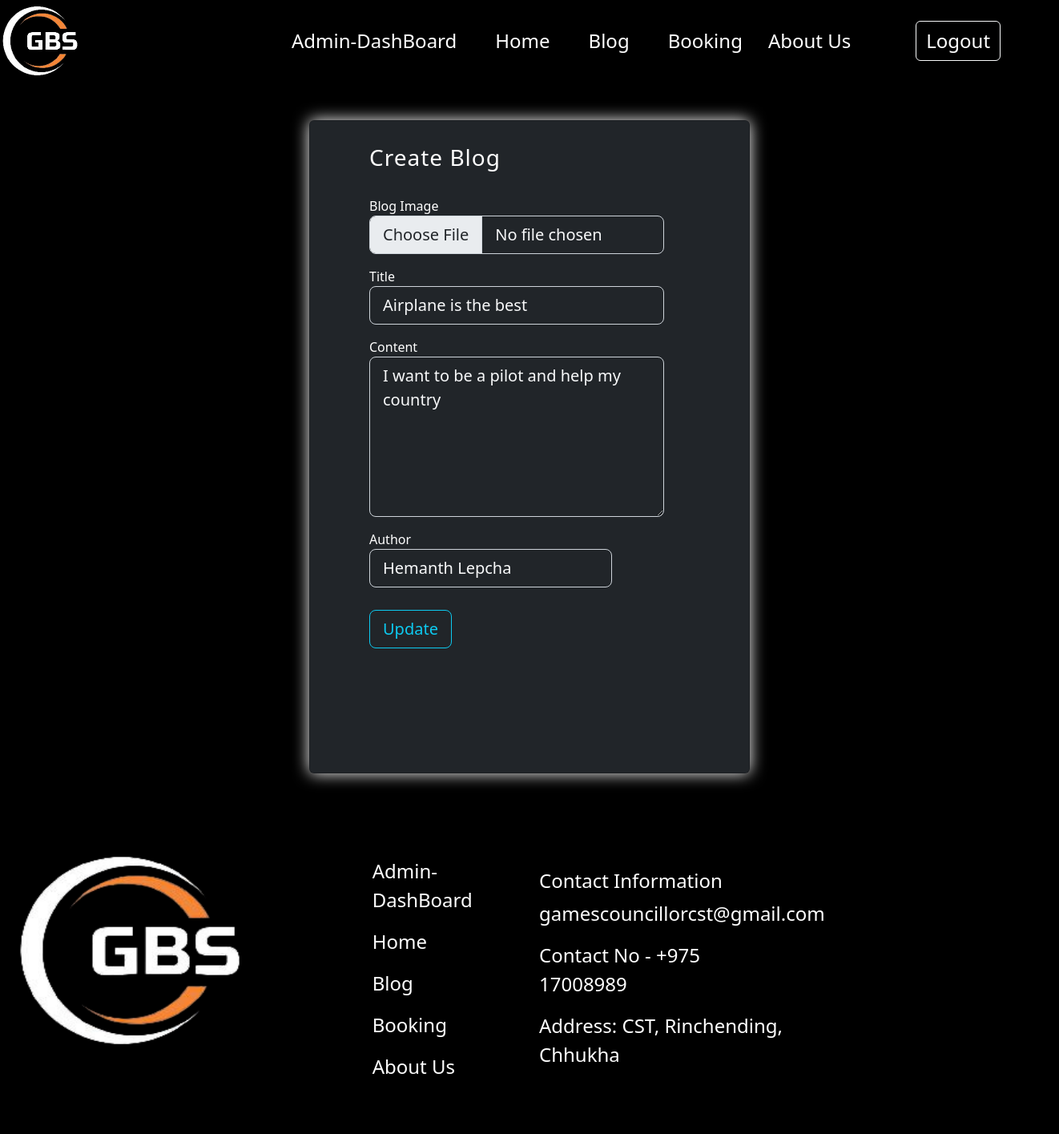
Screenshot of /editBlog/4 (signed in) with the database file from the repository.
### models.py (models this page shows, shortened)
class Blogs(db.Model):
    BId = db.Column(db.Integer, primary_key=True, autoincrement=True)
    title = db.Column(db.String(100), nullable=False)
    content = db.Column(db.Text, nullable=False)
    author = db.Column(db.String(100), nullable=False)
    image = db.Column(db.Text, nullable=False)
    mimetype = db.Column(db.Text, nullable=False)
    date_created = db.Column(db.DateTime, nullable=False, default=datetime.utcnow)

### app.py (the view, shortened to what this page needs)
@app.route('/editBlog/<int:id>',methods=['GET','POST'])
def editGivenBlog(id):
    if session['LogAs']=='Admin':
        form=f.BlogForm()
        _blog=Blogs.query.filter_by(BId=id).first()
        b={'blog':form}
        detail={'b':b,'bb':_blog}
        return render_template('editGivenBlog.html',data={'role_status': session['LogAs']},detail=detail)
    else:
        return redirect(url_for('login'))

### forms.py
class BlogForm(FlaskForm):
    upload = FileField('Blog Image', validators=[
        FileRequired(),
        FileAllowed(['jpg', 'png'], 'Images only!')
    ])
    title = StringField('Title', validators=[DataRequired()])
    content = TextAreaField('Content')
    author = StringField('Author', validators=[DataRequired()])
    submit = SubmitField('Create Blog')

### templates/editGivenBlog.html (shortened to what this page needs)
{%extends 'index.html' %}
{%block content%}
<div class="card bg-dark mx-auto my-5 py-5" style="width: 550px; box-shadow: 0 0 20px white;">
    <section class="">
      <div class="container col-12">
        <div class="row mx-auto">
          <div class="col-12 mx-auto my-4  text-black">
            <div class="d-flex align-items-center h-custom-2 mx-auto mt-3" style="width: 400px;">
              <form class="text-start" method="post" enctype="multipart/form-data" style="width: 23rem;">
                <h3 class="fw-normal mb-3 pb-3" style="letter-spacing: 1px;">Create Blog</h3>
                <div class="form-outline mb-3">
                  {{detail.b.blog.upload.label}}
                  {{detail.b.blog.upload(class="form-control bg-dark text-light form-control-lg")}}
                </div>
                <div class="form-outline mb-3">
                  {{detail.b.blog.title.label}}
                  {{detail.b.blog.title(class="form-control bg-dark text-light form-control-lg",value=detail.bb.title)}}
                </div>
                <div class="form-outline mb-3">
                    {{detail.b.blog.content.label}}
                    {% set f = detail.b.blog.content.process_data(detail.bb.content) %}
                    {{detail.b.blog.content(class="form-control bg-dark text-light form-control-lg" ,style="height: 200px")}}
                </div>
                <div class="row mb-3">
                  <div class="col-10">
                    <div class="form-outline">
                      {{detail.b.blog.author.label}}
                      {{detail.b.blog.author(class="form-control bg-dark text-light form-control-lg",value=detail.bb.author)}}
                    </div>
                  </div>
                </div>
                <div class="pt-1 mt-4 mb-4 text-start">
                  {{detail.b.blog.submit(class="btn btn-outline-info btn-lg btn-block",value='Update')}}
                </div>
              </form>
            </div>
          </div>
        </div>
      </div>
    </section>
  </div>
{%endblock%}

### static/css/index.css (style rules this page uses)
* { background-color: rgba(0, 0, 0, 0); color: white; }
@media (min-width: 1025px) { .h-custom-2 { height: 80%; } }

### rows the page displays
Blogs: title "Airplane is the best", content "I want to be a pilot and help my country", author "Hemanth Lepcha"

### other values shown
{{ detail.b.blog.upload.label }} "Blog Image"
{{ detail.b.blog.title.label }} "Title"
{{ detail.b.blog.content.label }} "Content"
{{ detail.b.blog.author.label }} "Author"
